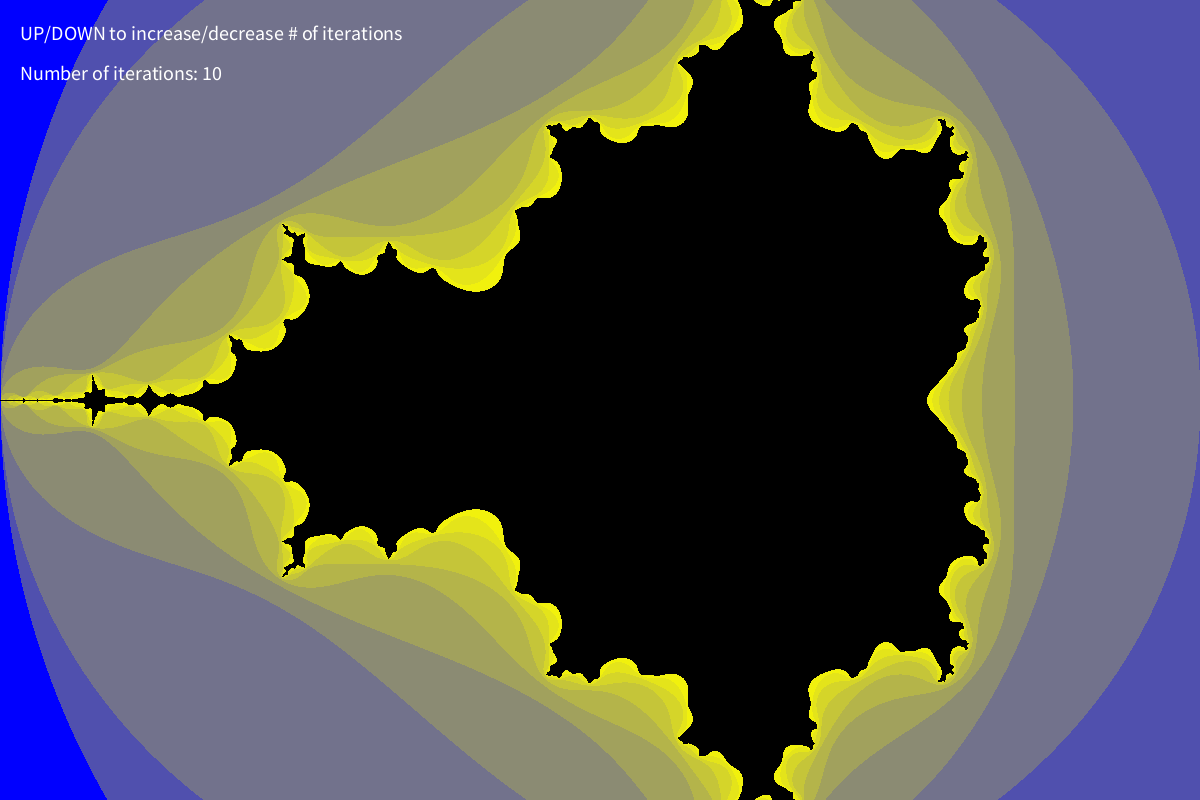
Frame 1 (no input)
Frame 60 (the mouse pressed at the canvas centre just before this capture): identical to frame 1, image omitted
Frame 120 (the mouse held since frame 60 and released just before this capture): identical to frame 1, image omitted

The Processing sketch that drew this single still picture (run headless with seeded random() and noise(); from frame 60 on, the mouse is pressed at the canvas centre):

// Processing sketch: mandelbrot
// ── mandelbrot.pde
////////////////////////////////////////////////////////////
/*
mandelbrot - interactive mandelbrot set
adapted from CS5 Mandelbrot assignment
*/
////////////////////////////////////////////////////////////

int NUMITER = 10; // Default number of iterations
int FACTOR = 2;
float XMIN = -2.0;
float XMAX = 1.0;
float YMIN = -1.0;
float YMAX = 1.0;
int imgWidth = 600*FACTOR;
int imgHeight = 400*FACTOR;
PImage img;

void settings() {
  size(imgWidth, imgHeight);
}

void setup() {
  img = createImage(imgWidth, imgHeight, RGB);
  mset();
}

void draw() {
  image(img, 0, 0, imgWidth, imgHeight);
  fill(255);
  int text_size = 20;
  textSize(text_size);
  text("UP/DOWN to increase/decrease # of iterations", 20, text_size + 20);
  text("Number of iterations: " + NUMITER, 20, 2 * text_size + 40);
}

void keyPressed() {
  if (keyCode == UP) {
    NUMITER += 1;
    mset();
  } else if (keyCode == DOWN) {
    NUMITER = max(1, NUMITER - 1);
    mset();
  }
}

float scale(float pix, float pixMax, float floatMin, float floatMax) {
  /* converts pixel coordinates to complex plane coordinates */
  return floatMin + (pix/pixMax) * (floatMax - floatMin);
}

void mset() {  // displays the set
  for (int col = 0; col < imgWidth; col++) {
    for (int row = 0; row < imgHeight; row++) {
      float z_real = 0;
      float z_imag = 0;
      float c_real = scale(col, imgWidth, XMIN, XMAX);
      float c_imag = scale(row, imgHeight, YMIN, YMAX);
      int n = 0;  // n is the # of iterations it took for a point to escape the set (|z| > 2)
      while (n < NUMITER) {
        float z_real_temp = z_real*z_real - z_imag*z_imag + c_real;
        float z_imag_temp = 2*z_real*z_imag + c_imag;
        z_real = z_real_temp;
        z_imag = z_imag_temp;
        if (z_real*z_real + z_imag*z_imag > 4.0) break;
        n++;
      }
      if (n == NUMITER) {
        img.pixels[col + row*imgWidth] = color(0, 0, 0);
      } else {
        float norm = map(n, 0, NUMITER, 0, 1);
        float bright = map(sqrt(norm), 0, 1, 0, 255);
        // img.pixels[col + row*imgWidth] = color(bright, bright, bright);
        img.pixels[col + row*imgWidth] = color(bright, bright, 255-bright);
      }
    }
  }
  img.updatePixels();
}
